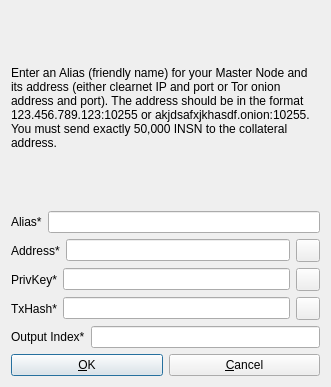
<?xml version="1.0" encoding="UTF-8"?>
<ui version="4.0">
 <class>AddEditAdrenalineNode</class>
 <widget class="QDialog" name="AddEditAdrenalineNode">
  <property name="geometry">
   <rect>
    <x>0</x>
    <y>0</y>
    <width>331</width>
    <height>387</height>
   </rect>
  </property>
  <property name="windowTitle">
   <string>Add/Edit INSaNe Node</string>
  </property>
  <property name="modal">
   <bool>true</bool>
  </property>
  <layout class="QVBoxLayout" name="verticalLayout">
   <item>
    <widget class="QLabel" name="label_9">
     <property name="sizePolicy">
      <sizepolicy hsizetype="Preferred" vsizetype="Expanding">
       <horstretch>0</horstretch>
       <verstretch>0</verstretch>
      </sizepolicy>
     </property>
     <property name="text">
      <string>&lt;html&gt;&lt;head/&gt;&lt;body&gt;&lt;p&gt;Enter an Alias (friendly name) for your Master Node and its address (either clearnet IP and port or Tor onion address and port). The address should be in the format 123.456.789.123:10255 or akjdsafxjkhasdf.onion:10255. You must send exactly 50,000 INSN to the collateral address.&lt;/p&gt;&lt;/body&gt;&lt;/html&gt;</string>
     </property>
     <property name="wordWrap">
      <bool>true</bool>
     </property>
    </widget>
   </item>
   <item>
    <layout class="QHBoxLayout" name="horizontalLayout_4">
     <property name="bottomMargin">
      <number>0</number>
     </property>
     <item>
      <widget class="QLabel" name="label_4">
       <property name="text">
        <string>Alias*</string>
       </property>
      </widget>
     </item>
     <item>
      <widget class="QLineEdit" name="aliasLineEdit"/>
     </item>
    </layout>
   </item>
   <item>
    <layout class="QHBoxLayout" name="horizontalLayout_5">
     <property name="bottomMargin">
      <number>0</number>
     </property>
     <item>
      <widget class="QLabel" name="label_6">
       <property name="text">
        <string>Address*</string>
       </property>
      </widget>
     </item>
     <item>
      <widget class="QLineEdit" name="addressLineEdit"/>
     </item>
     <item>
      <widget class="QToolButton" name="AddEditAddressPasteButton">
       <property name="toolTip">
        <string>Paste address from clipboard</string>
       </property>
       <property name="text">
        <string/>
       </property>
       <property name="icon">
        <iconset resource="../bitcoin.qrc">
         <normaloff>:/icons/editpaste</normaloff>:/icons/editpaste</iconset>
       </property>
       <property name="shortcut">
        <string>Alt+P</string>
       </property>
      </widget>
     </item>
    </layout>
   </item>
   <item>
    <layout class="QHBoxLayout" name="horizontalLayout_3">
     <property name="bottomMargin">
      <number>0</number>
     </property>
     <item>
      <widget class="QLabel" name="label_5">
       <property name="text">
        <string>PrivKey*</string>
       </property>
      </widget>
     </item>
     <item>
      <widget class="QLineEdit" name="privkeyLineEdit"/>
     </item>
     <item>
      <widget class="QToolButton" name="AddEditPrivkeyPasteButton">
       <property name="toolTip">
        <string>Paste address from clipboard</string>
       </property>
       <property name="text">
        <string/>
       </property>
       <property name="icon">
        <iconset resource="../bitcoin.qrc">
         <normaloff>:/icons/editpaste</normaloff>:/icons/editpaste</iconset>
       </property>
       <property name="shortcut">
        <string>Alt+P</string>
       </property>
      </widget>
     </item>
    </layout>
   </item>
   <item>
    <layout class="QHBoxLayout" name="horizontalLayout_2">
     <property name="bottomMargin">
      <number>0</number>
     </property>
     <item>
      <widget class="QLabel" name="label_2">
       <property name="text">
        <string>TxHash*</string>
       </property>
      </widget>
     </item>
     <item>
      <widget class="QLineEdit" name="txhashLineEdit"/>
     </item>
     <item>
      <widget class="QToolButton" name="AddEditTxhashPasteButton">
       <property name="toolTip">
        <string>Paste address from clipboard</string>
       </property>
       <property name="text">
        <string/>
       </property>
       <property name="icon">
        <iconset resource="../bitcoin.qrc">
         <normaloff>:/icons/editpaste</normaloff>:/icons/editpaste</iconset>
       </property>
       <property name="shortcut">
        <string>Alt+P</string>
       </property>
      </widget>
     </item>
    </layout>
   </item>
   <item>
    <layout class="QHBoxLayout" name="horizontalLayout_8">
     <property name="bottomMargin">
      <number>0</number>
     </property>
     <item>
      <widget class="QLabel" name="label_8">
       <property name="text">
        <string>Output Index*</string>
       </property>
      </widget>
     </item>
     <item>
      <widget class="QLineEdit" name="outputindexLineEdit"/>
     </item>
    </layout>
   </item>
   <item>
    <layout class="QHBoxLayout" name="horizontalLayout_Buttons">
     <item>
      <widget class="QPushButton" name="okButton">
       <property name="text">
        <string>&amp;OK</string>
       </property>
      </widget>
     </item>
     <item>
      <widget class="QPushButton" name="cancelButton">
       <property name="text">
        <string>&amp;Cancel</string>
       </property>
       <property name="autoDefault">
        <bool>false</bool>
       </property>
      </widget>
     </item>
    </layout>
   </item>
  </layout>
 </widget>
 <resources>
  <include location="../bitcoin.qrc"/>
 </resources>
 <connections/>
</ui>
